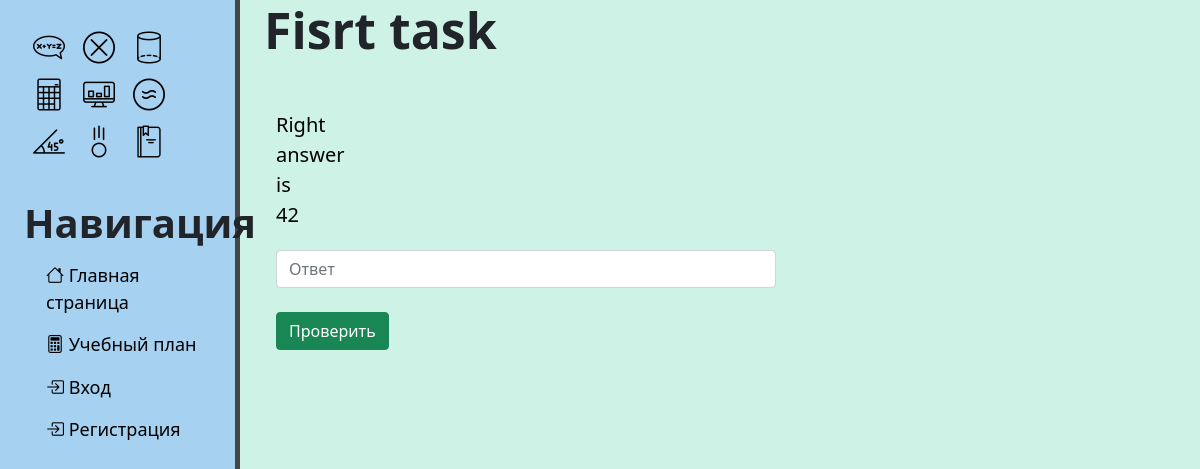
/topic/admission/1, run on an earlier commit of the app's database.
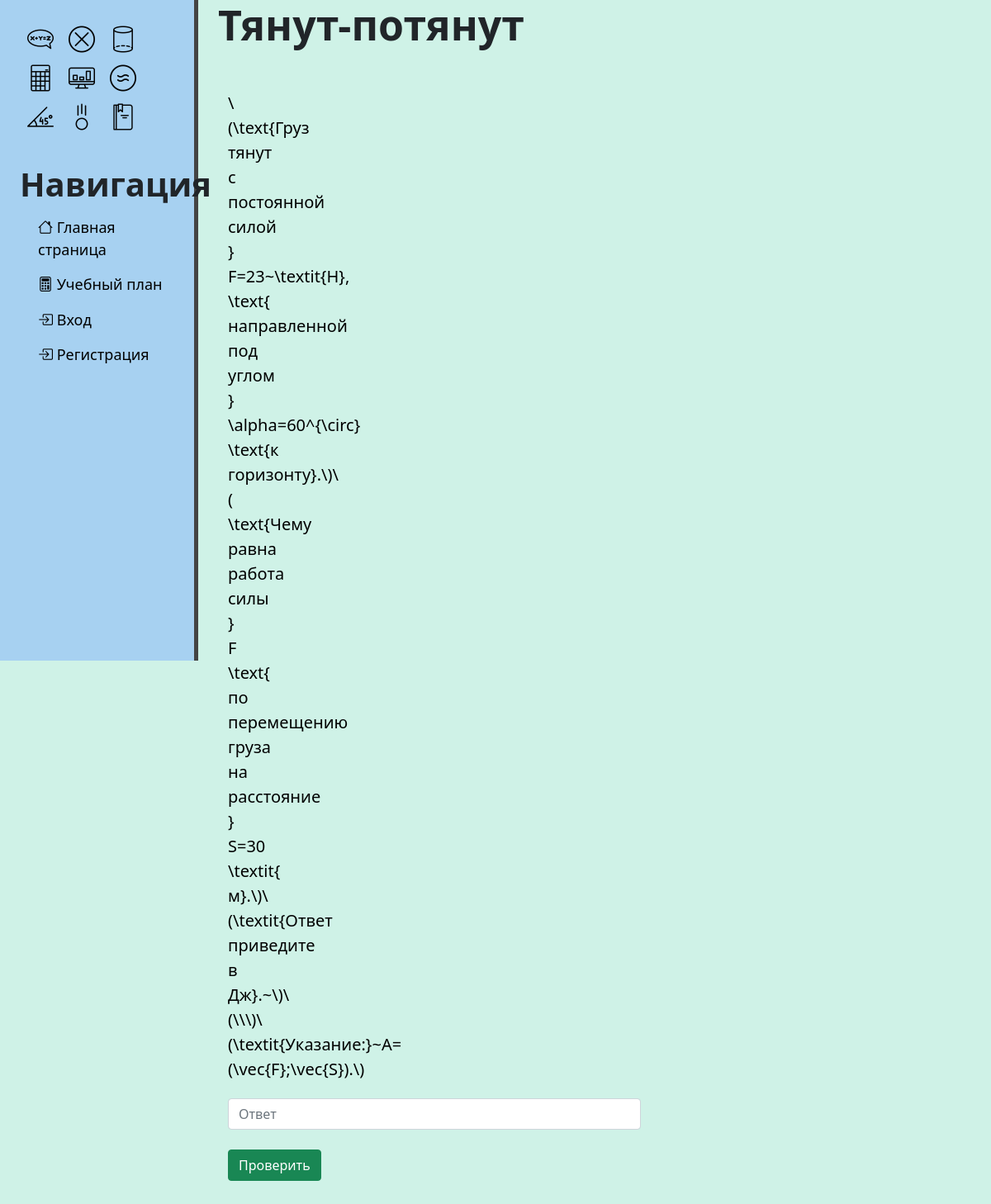
And on a later commit of the database.
### topic/models.py (models this page shows)
class ProblemTest(models.Model):
    title = models.CharField(max_length=40)
    condition = models.TextField(max_length=400)
    answer = models.FloatField()

### topic/views.py (the view, shortened to what this page needs)
# urls.py: path('admission/<int:pk>', views.AdmissionTaskDetailView.as_view(), name='admission_task'),
class AdmissionTaskDetailView(DetailView, FormView):
    model = ProblemTest
    form_class = ProblemForm
    template_name = 'topic/test.html'
    context_object_name = 'problem'
    counter = 1
    def __init__(self, **kwargs):
        super().__init__(**kwargs)
        self.object = None
    def get_context_data(self, **kwargs):
        context = super(AdmissionTaskDetailView, self).get_context_data(**kwargs)
        context['form'] = ProblemForm(initial={'post': self.object})
        return context

### topic/forms.py
class ProblemForm(ModelForm):
    class Meta:
        model = Problem
        fields = ['answer']
        widgets = {
            'answer': NumberInput(attrs={
                'class': 'form-control',
                'placeholder': 'Ответ'
            })
        }

### topic/templates/topic/test.html (shortened to what this page needs)
{% extends 'main/layout.html' %}
{% block content %}
    <div class="admission">
        <h1>{{ problem.title }}</h1>
        <p>{{ problem.condition }} </p>
    </div>
        <form method="POST">
            {{ form.answer }} <br>
            <button class="btn btn-success" type="submit">Проверить</button>
        </form>
{% endblock %}

### main/templates/main/layout.html (shortened to what this page needs)
{% load static %}
<!DOCTYPE html>
<html lang="en">
<head>
    <link rel="stylesheet" href="https://cdn.jsdelivr.net/npm/bootstrap@5.1.3/dist/css/bootstrap.min.css">
    <link rel="stylesheet" href="{% static 'main/css/main.css' %}">
    <link rel="stylesheet" href="https://cdn.jsdelivr.net/npm/bootstrap-icons@1.8.0/font/bootstrap-icons.css">
</head>
<body>
    <aside>
        <img src="{% static 'main/img/second_img.jpg' %}">
        <h3>Навигация</h3>
        <ul>
            <li><a href="{% url 'home' %}"><i class="bi bi-house"></i> Главная страница</a></li>
            <li><a href="{% url 'study_plan' %}"><i class="bi bi-calculator"></i> Учебный план</a></li>
        </ul>
        {% if request.user.is_authenticated %}
        <ul>
            <li><a href="{% url 'logout' %}"><i class="bi bi-box-arrow-in-left"></i> Выход</a></li>
        </ul>
        <p>Имя пользователя: <br>{{ user.username }} </p>
        {% else %}
        <ul>
            <li><a href="{% url 'login' %}"><i class="bi bi-box-arrow-in-right"></i> Вход</a></li>
            <li><a href="{% url 'register' %}"><i class="bi bi-box-arrow-in-right"></i> Регистрация</a></li>
        </ul>
        {% endif %}
    </aside>
    <main>
        {% block content %}
        {% endblock %}
        <br>
        <br>
    </main>
</body>
</html>

### main/static/main/css/main.css (style rules this page uses)
body { background: #CFF2E7 }
aside, main { display: block; }
aside { float: left; background: #A7D1F1; height: 100vh; padding: 2%; width: 20%; border-right: 5px solid #444444; position: fixed; }
aside img { width: 150px; float: left; }
aside h3 { margin-top: 130px; font-size: 40px; font-weight: 700; }
aside ul { list-style: none; }
aside ul li { color: #000000; font-weight: 500; font-size: 18px; display: block; margin-top: 15px; margin-left: -10px; transition: all .5s ease; }
aside ul a { color: #000000; font-weight: 500; text-decoration: none; }
main .admission h1 { font-size: 50px; margin-left: 22%; font-weight: 700; }
main .admission p { font-size: 20px; max-width: 10px; margin-top: 50px; margin-left: 23%; color: #000000; }
form { margin-left: 23%; width: 500px; margin-top: 20px; }

What changed in the data, as far as the page shows it:
changed ProblemTest: condition "Right answer is 42" → "\\(\\text{Груз тянут с постоянной силой } F=23~\\textit{Н}, \\text{ направленной под углом } \\alpha=60^{\\circ} \\text{к горизонту}.\\)\\( \\text{Чему равна работа силы } F \\text{ по перемещению груза на расстояние } S=30 \\textit{ м}.\\)\\(\\textit{Ответ приведите в Дж}.~\\)\\(\\\\\\)\\(\\textit{Указание:}~A=(\\vec{F};\\vec{S}).\\)"
